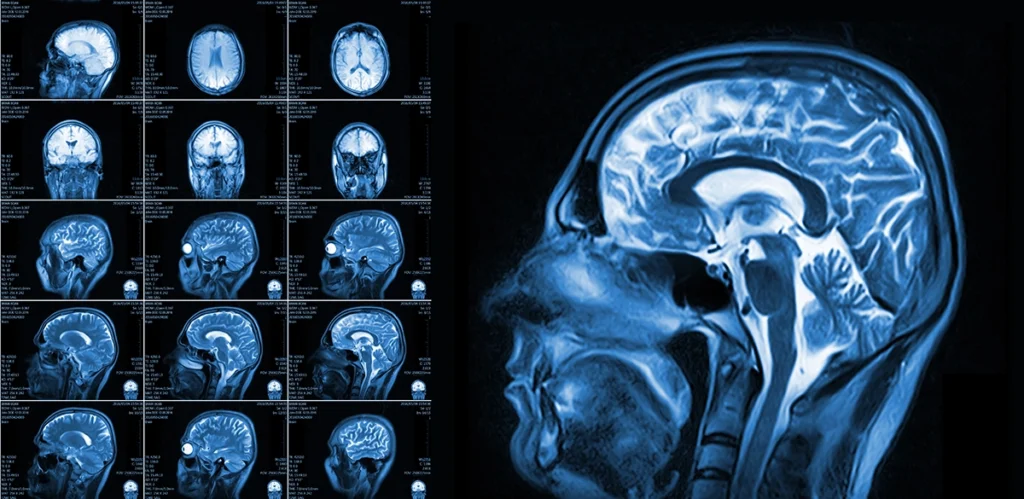
#> input picture image-search/brain-scan-mri-1.webp, 1024 x 499 px
$ python fit_16x9.py ../image-search
#> lines starting #> are read from the running program, lines starting #| are printed output that depends on the picture
#!/usr/bin/env python3
"""fit_16x9.py — force every beat image onto a true 16:9 canvas.

Image generators return whatever aspect they feel like (1024x1024 one time,
1400x764 the next). The video frame is 16:9, so every beat image has to be
16:9 too or the framing jumps between cuts.

This never crops and never squashes. It extends the short side with a soft
backdrop built from the image itself — a blurred, zoomed copy of the picture
faded towards white — so a white doodle stays white and a coloured scene
bleeds out instead of getting a hard bar.

    .tools/venv/bin/python narration/fit_16x9.py projects/myvid/images
    .tools/venv/bin/python narration/fit_16x9.py projects/myvid/images --dry-run

Files already within 1% of 16:9 are left alone.
"""

from __future__ import annotations

import argparse
import os
import sys

TARGET = 16 / 9
# Tight: 1.79:1 is "close enough" for a human but still leaves a few pixels of
# mat on the frame. Anything past 0.4% gets extended to a true 1.7778.
TOL = 0.004

try:
    from PIL import Image, ImageFilter
except ImportError:
    sys.exit("Pillow is required. Use .tools/venv/bin/python (see narration/rebuild.sh)")


def make_backdrop(im: Image.Image, w: int, h: int) -> Image.Image:
    """Blurred, cover-scaled copy of the image, faded towards white."""
    src = im.convert("RGB")
    sr, tr = src.width / src.height, w / h
    if sr > tr:                      # source is wider: match height
        nh = h
        nw = max(1, int(round(src.width * h / src.height)))
    else:
        nw = w
        nh = max(1, int(round(src.height * w / src.width)))
    bg = src.resize((nw, nh), Image.LANCZOS)
    left, top = (nw - w) // 2, (nh - h) // 2
    bg = bg.crop((left, top, left + w, top + h))
    bg = bg.filter(ImageFilter.GaussianBlur(radius=max(w, h) // 26))
    # keep it pale: doodle art reads best on a near-white field
    return Image.blend(bg, Image.new("RGB", (w, h), (255, 255, 255)), 0.45)


def fit(path: str, dry_run: bool = False) -> tuple[str, tuple[int, int], tuple[int, int]]:
    im = Image.open(path)
    orig = im.size
    w, h = orig
    if abs((w / h) - TARGET) <= TOL * TARGET:
        return ("ok", orig, orig)

    if w / h > TARGET:               # too wide -> add top and bottom
        nw, nh = w, int(round(w / TARGET))
    else:                            # too tall -> add left and right
        nh, nw = h, int(round(h * TARGET))

    canvas = make_backdrop(im, nw, nh)
    fg = im.convert("RGBA") if im.mode in ("RGBA", "LA", "P") else im.convert("RGB")
    canvas.paste(fg, ((nw - fg.width) // 2, (nh - fg.height) // 2),
                 fg if fg.mode == "RGBA" else None)

    if not dry_run:
        canvas.convert("RGB").save(path)
    return ("resized", orig, (nw, nh))


def main() -> None:
    ap = argparse.ArgumentParser(description=__doc__,
                                 formatter_class=argparse.RawDescriptionHelpFormatter)
    ap.add_argument("dir", help="directory of beat images")
    ap.add_argument("--dry-run", action="store_true")
    args = ap.parse_args()

    if not os.path.isdir(args.dir):
        sys.exit(f"no such directory: {args.dir}")

    files = sorted(f for f in os.listdir(args.dir)
                   if f.lower().endswith((".png", ".jpg", ".jpeg", ".webp")))
    if not files:
        sys.exit("no images found")

    changed = 0
    for fn in files:
        p = os.path.join(args.dir, fn)
        status, before, after = fit(p, args.dry_run)
#> in fit, im is the input picture: PIL image 1024x499 RGB; mean R, G, B 34.1, 57.2, 79
#> in make_backdrop, `bg = bg.crop((left, top, left + w, top + h))`:
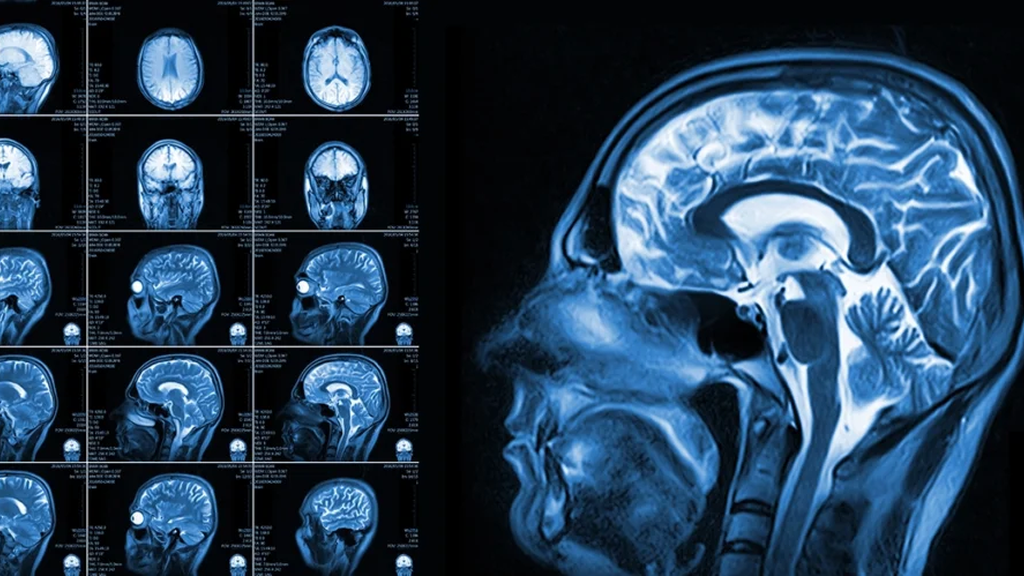
#> bg: PIL image 1024x576 RGB; mean R, G, B 37.3, 62.5, 86.3
#> in make_backdrop, `bg = bg.filter(ImageFilter.GaussianBlur(radius=max(w, h) // 26))`:
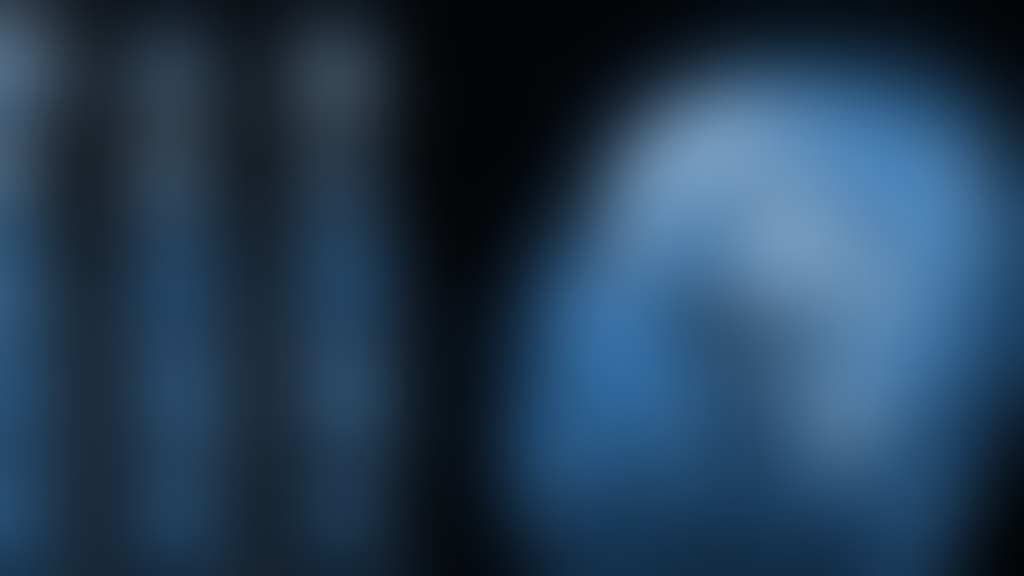
#> bg: PIL image 1024x576 RGB; mean R, G, B 36.9, 62, 85.6
#> in make_backdrop, `return Image.blend(bg, Image.new("RGB", (w, h), (255, 255, 255)), 0.45)`:
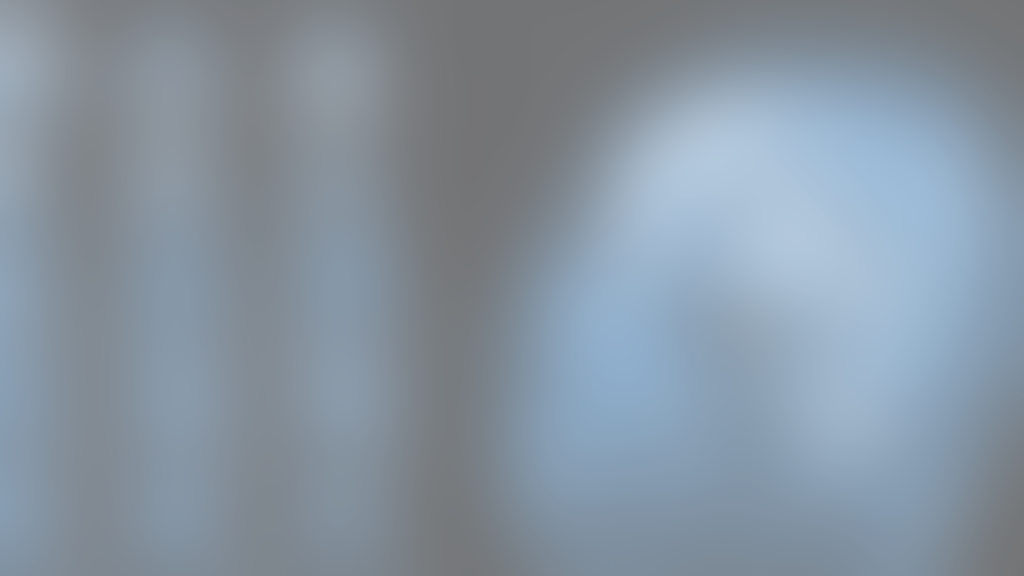
#> returned value: PIL image 1024x576 RGB; mean R, G, B 134.6, 148.3, 161.4
#> in fit, `canvas.paste(fg, ((nw - fg.width) // 2, (nh - fg.height) // 2), fg if ..`:
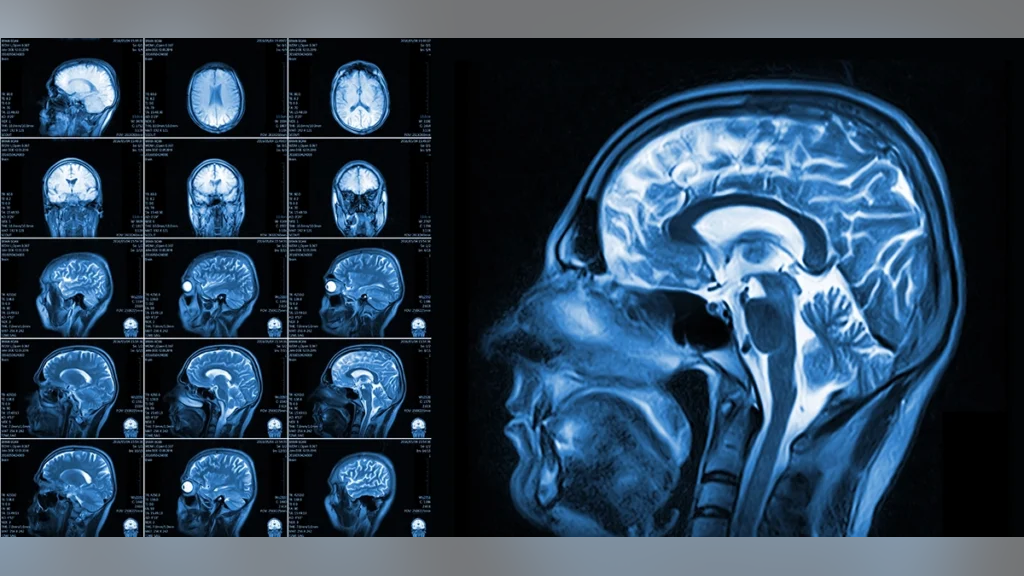
#> canvas: PIL image 1024x576 RGB; mean R, G, B 46.1, 67.1, 87.1
#> status = 'resized'; before = (1024, 499); after = (1024, 576)
        ar = after[0] / after[1]
#> ar = 1.78
        flag = "ok     " if status == "ok" else "RESIZED"
#> flag = 'RESIZED'
        if status != "ok":
            changed += 1
        print(f"  {flag} {fn:<16} {before[0]}x{before[1]} -> "
              f"{after[0]}x{after[1]}  ({ar:.3f})")
#|   RESIZED brain-scan-mri-1.webp 1024x499 -> 1024x576  (1.778)
#> pass 2 of the loop in main, `for fn in files:`:
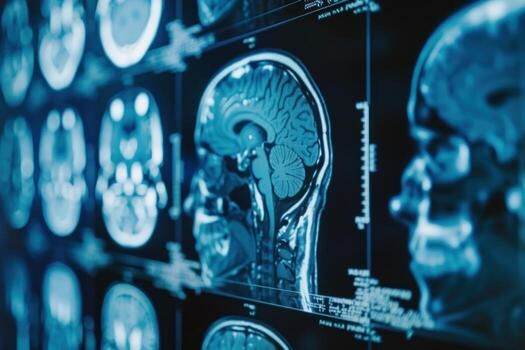
#> input picture image-search/brain-scan-mri-2.jpg, 525 x 350 px
#> in fit, im is the input picture: PIL image 525x350 RGB; mean R, G, B 39.7, 90, 114.3
#> in make_backdrop (call 2), `return Image.blend(bg, Image.new("RGB", (w, h), (255, 255, 255)), 0.45)`:
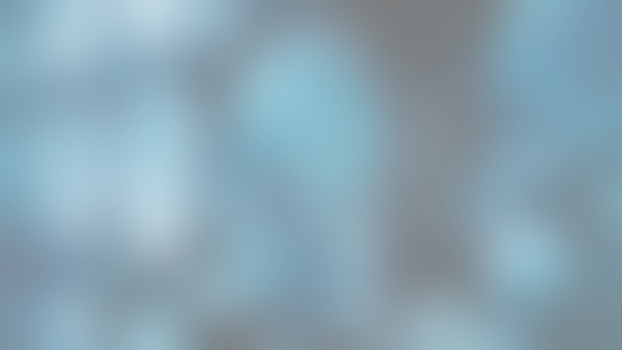
#> returned value: PIL image 622x350 RGB; mean R, G, B 136.1, 164.6, 178.5
#> in fit (call 2), `canvas.paste(fg, ((nw - fg.width) // 2, (nh - fg.height) // 2), fg if ..`:
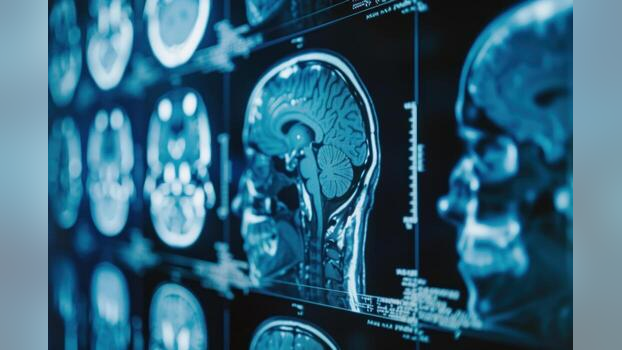
#> canvas: PIL image 622x350 RGB; mean R, G, B 53.3, 100.8, 123.9
#|   RESIZED brain-scan-mri-2.jpg 525x350 -> 622x350  (1.777)

    print(f"\n{len(files)} image(s), {changed} converted to 16:9"
          + (" (dry run)" if args.dry_run else ""))


if __name__ == "__main__":
    main()
